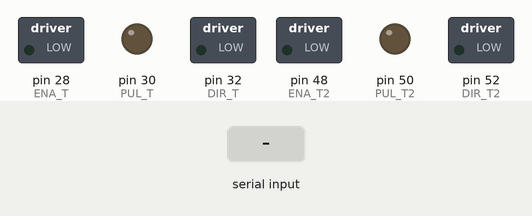
Bench run of a sketch on a simulated Arduino Mega 2560, built with avr-gcc and run on an emulated ATmega2560. Parts: switched loads named in the sketch (green lamp = pin HIGH), output pins drawn as LEDs (lit = HIGH). The inputs (shaded band) are chosen by the test bench.

Above: at 1.2 s.
1.3 s: "90,45\n" received over Serial
At 2.47 s:
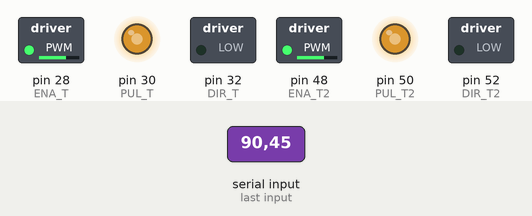
4.1 s: "30,150\n" received over Serial
At 5.8 s:
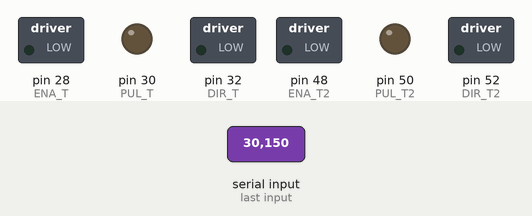
Timing chart, 0 to 7.3 s (numbered marks = the images above; inputs shaded):
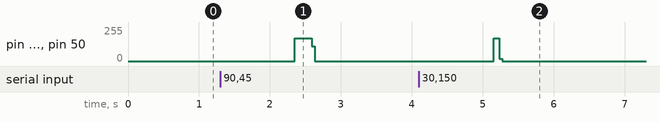

The sketch:

basic.ino
```cpp
#include <SPI.h>

// initialize the stepper library on pins 8 through 11:
//Stepper myStepper(stepsPerRevolution, 8, 9, 10, 11);
String command;
int stepCount = 0;  // number of steps the motor has taken

int ENA_T = 28; //define Enable Pin
int PUL_T = 30; //define Pulse pin
int DIR_T = 32; //define Direction pin

int ENA_T2 = 48; //define Enable Pin
int PUL_T2 = 50; //define Pulse pin
int DIR_T2 = 52; //define Direction pin
void setup() {
  pinMode (PUL_T, OUTPUT);
  pinMode (DIR_T, OUTPUT);
  pinMode (ENA_T, OUTPUT);
  pinMode (PUL_T2, OUTPUT);
  pinMode (DIR_T2, OUTPUT);
  pinMode (ENA_T2, OUTPUT);
  Serial.begin(9600);
  digitalWrite(DIR_T, LOW);
  digitalWrite(ENA_T,LOW);
  digitalWrite(DIR_T2, LOW);
  digitalWrite(ENA_T2,LOW);
}

void move(int steps) {
  for (int i = 0; i < steps; i++) {
    digitalWrite(ENA_T,HIGH);
    digitalWrite(PUL_T,HIGH);
    digitalWrite(ENA_T2,HIGH);
    digitalWrite(PUL_T2,HIGH);
    delayMicroseconds(2000);
    digitalWrite(PUL_T,LOW);
    digitalWrite(ENA_T,LOW);
    digitalWrite(PUL_T2,LOW);
    digitalWrite(ENA_T2,LOW);
    delayMicroseconds(1000);
  }
  return;
}

void loop() {
  if(Serial.available()>0) {
    command = Serial.readString();
    move(command.toInt());
  }
}
```

Measured:
- after the input at 1.3 s, pin 28 (ENA_T), pin 30 (PUL_T), pin 48 (ENA_T2), pin 50 (PUL_T2): 0/255 → 171/255 after 1.1 s, → 0/255 0.24 s later
- after the input at 4.1 s, pin 28 (ENA_T), pin 30 (PUL_T), pin 48 (ENA_T2), pin 50 (PUL_T2): 0/255 → 171/255 after 1.1 s, → 0/255 0.08 s later
